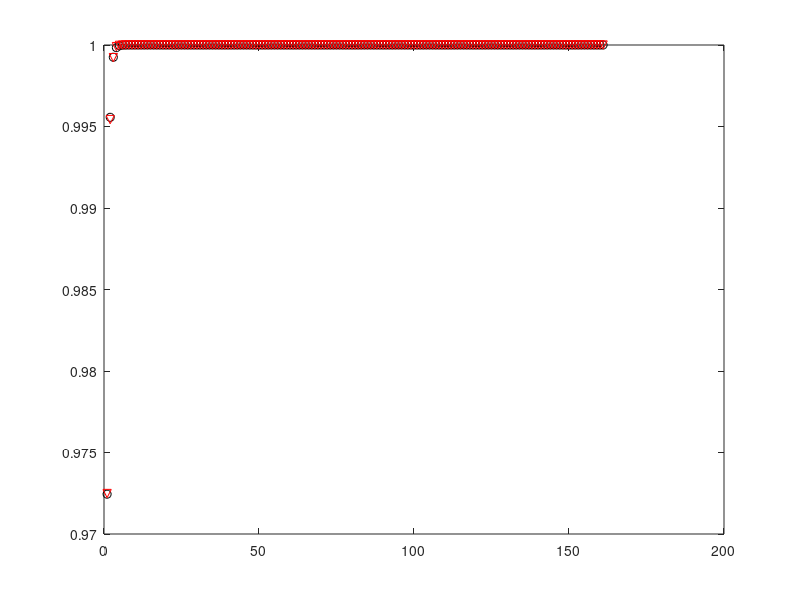

This figure's MATLAB source:
clear all; close all; clc;

load A5
% break
%%%%%%%%% betta_1 regime %%%%%%%%%

st=1;
fin=161;
n=1024;
sample=[st:fin];
% break

% X=abs(A5');
X=A5.';
m=3;

%compute the nonlinear part

for j=1:fin-st+1
    
    NL2(:,j)= (abs(X(:,j))).^2.*X(:,j);
    NL4(:,j)= (abs(X(:,j))).^4.*X(:,j);
    
end


[u2,s2,v2]=svd(abs(NL2),0);
[u4,s4,v4]=svd(abs(NL4),0);
figure(1)
plot(cumsum(diag(s2)/sum(diag(s2))), 'ko')
hold on
plot(cumsum(diag(s4)/sum(diag(s4))), 'rv')
% break

[ro2,g2(1)]=max(abs(u2(:,1)));
U2=[u2(:,1)]; 
z=zeros(n,1);
P2=z; P2(g2(1))=1;

for l=2:m
    c=(P2'*U2)\(P2'*u2(:,l));
    r2=u2(:,l)-U2*c;
    [ro2,g2(l)]=max(abs(r2));
    U2=[U2,u2(:,l)]; 
    P2=[P2,z]; P2(g2(l),l)=1;
   
end

[ro4,g4(1)]=max(abs(u4(:,1)));
U4=[u4(:,1)]; 
z=zeros(n,1);
P4=z; P4(g4(1))=1;

for l=2:m
    c=(P4'*U4)\(P4'*u4(:,l));
    r=u4(:,l)-U4*c;
    [ro4,g4(l)]=max(abs(r));
    U4=[U4,u4(:,l)]; 
    P4=[P4,z]; P4(g4(l),l)=1;
   
end

abs(513-g2)
abs(513-g4)




